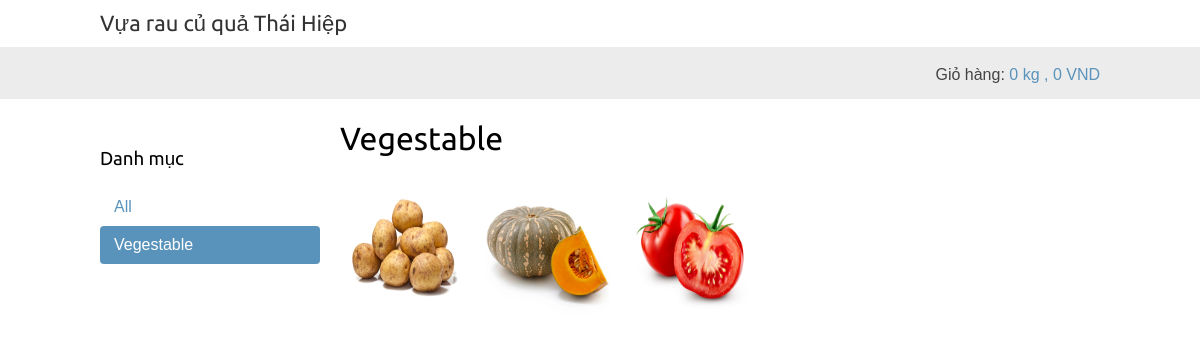
The page /vegestable/ on the database its author committed.
### shop/models.py (models this page shows, shortened)
class Category(models.Model):
	name = models.CharField(max_length=200,
		db_index=True)
	slug = models.SlugField(max_length=200,
		unique=True)
	class Meta:
		ordering = ('name',)
		verbose_name = 'category'
		verbose_name_plural = 'categories'
	def get_absolute_url(self):
		return reverse('shop:product_list_by_category',
						args=[self.slug])

class Product(models.Model):
	category = models.ForeignKey(Category,
		related_name='products',
		on_delete=models.CASCADE)
	name = models.CharField(max_length=200, db_index=True)
	slug = models.SlugField(max_length=200, db_index=True)
	image = models.ImageField(upload_to='products/%Y/%m/%d',
		blank=True)
	description = models.TextField(blank=True)
	price = models.IntegerField(default=0)
	available = models.BooleanField(default=True)
	created = models.DateTimeField(auto_now_add=True)
	updated = models.DateTimeField(auto_now=True)
	class Meta:
		ordering = ('name',)
		index_together = (('id', 'slug'),)
	def get_absolute_url(self):
		return reverse('shop:product_detail',
						args=[self.id, self.slug])

### shop/views.py (the view)
# urls.py: path('', views.product_list, name='product_list'),
def product_list(request, category_slug=None):
	category = None
	categories = Category.objects.all()
	products = Product.objects.filter(available=True)
	if category_slug:
		category = get_object_or_404(Category, slug=category_slug)
		products = products.filter(category=category)
	return render(request, 'shop/product/list.html',
							{'category': category,
							'categories': categories,
							'products': products})

### cart/cart.py (called while the page is built)
    def get_total_price(self):
        return "{:,}".format(sum(Decimal(item['price']) * item['quantity'] for item in self.cart.values()))

    def get_total_quantity(self):
        return sum(0.5 * item['quantity'] for item in self.cart.values())

### cart/context_processors.py (called while the page is built)
def cart(request):
    return {'cart': Cart(request)}

### shop/templates/shop/product/list.html (shortened to what this page needs)
{% extends "shop/base.html" %}
{% load static %}
{% block content %}
	<div id="sidebar">
		<h3>Danh mục</h3>
		<ul>
			<li {% if not category %}class="selected"{% endif %}>
			<a href="{% url "shop:product_list" %}">All</a>
			</li>
	{% for c in categories %}
		<li {% if category.slug == c.slug %}class="selected"
			{% endif %}>
		<a href="{{ c.get_absolute_url }}">{{ c.name }}</a>
		</li>
	{% endfor %}
		</ul>
	</div>
	<div id="main" class="product-list">
		<h1>
			{% if category %}{{ category.name }}{% else %}Sản phẩm
			{% endif %}
		</h1>
		{% for product in products %}
		<div class="item">
			<a href="{{ product.get_absolute_url }}">
				<img src="{% if product.image %}
					{{ product.image.url }}
				{%else %}
				{% static "img/no_image.png" %}{% endif %}" width= 100px  height= 250px>
			</a>
		<br>
		</div>
		{% endfor %}
	</div>
{% endblock %}

### shop/static/css/base.css (style rules this page uses)
body { margin:0; padding:0; font-family:helvetica, sans-serif; }
h1, h2, h3, h4, h5 , h6 { font-family: 'Ubuntu', sans-serif; font-weight:normal; }
a { text-decoration:none; color:#5993bb; }
#sidebar { width:220px; padding:30px 20px 0 0; float:left; }
#sidebar ul { margin:0; padding:0; }
#sidebar ul li { margin:0; list-style:none; padding:10px 14px; }
#sidebar ul li a { display:block; }
#sidebar ul li.selected { background:#5993bb; border-radius:4px; }
#sidebar ul li.selected a { color:#fff; }
#main { float:left; width: 96%; margin-right:-220px; overflow:hidden; }
.product-list .item { width: 125px; height: 125px; padding:10px 20px 10px 0; float:left; text-align:center; line-height:1.2; }
.product-list .item img { width: 125px; height:125px; margin-bottom:10px; }

### rows shown on the page
Category: name "Vegestable"
Product: image (picture)
Product: image (picture)
Product: image (picture)

### other values the page prints
{{ cart.get_total_quantity }} "0"
{{ cart.get_total_price }} "0"
